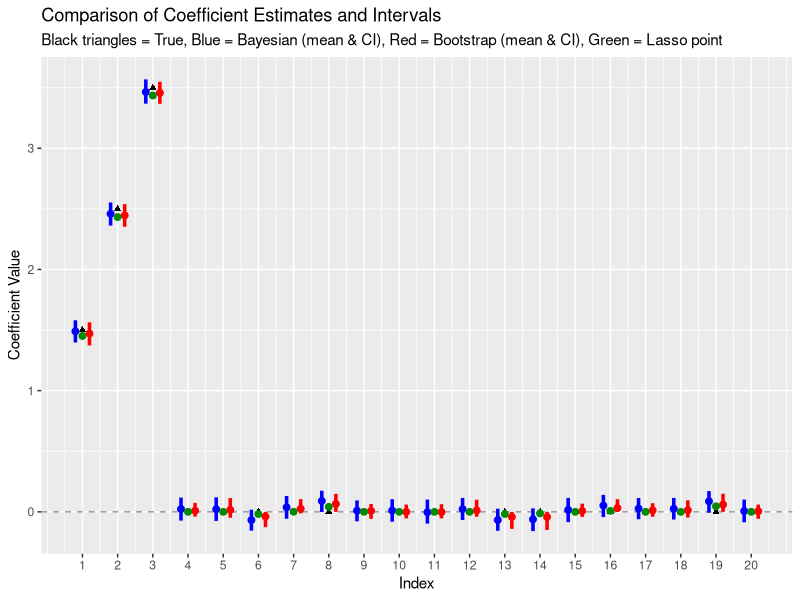
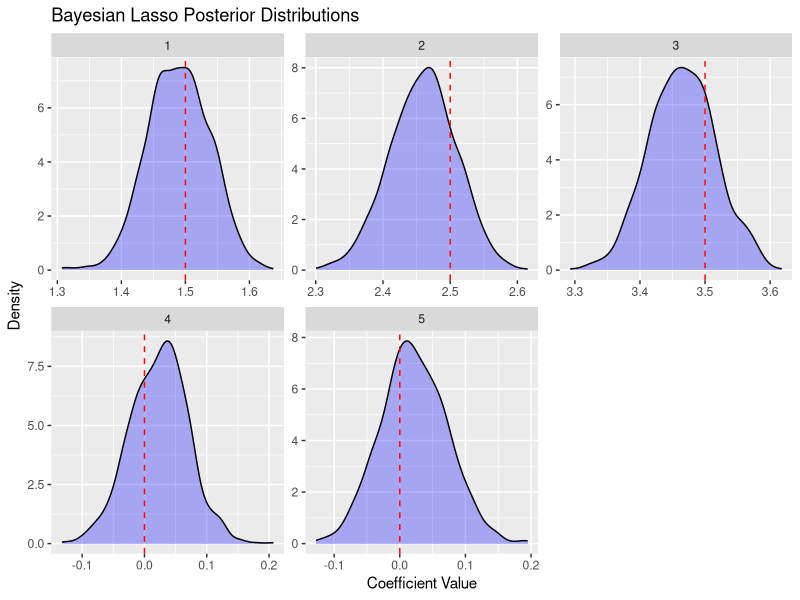
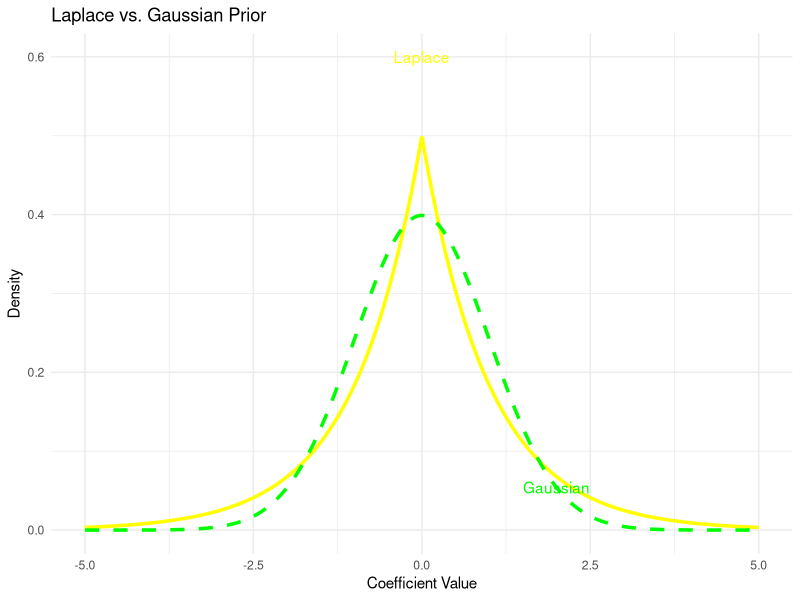

These figures' R source, in order:
## ---- chunk 1
knitr::opts_chunk$set(echo = FALSE, warning = FALSE, message = FALSE)
## ---- chunk 2
# Required packages
# install.packages("glmnet")
# install.packages("MASS")
# install.packages("ggplot2")

library(glmnet)
library(MASS)
library(ggplot2)

set.seed(123)

####################################
# 1. Simulate Sparse Data
####################################
n <- 500
p <- 20
X <- matrix(rnorm(n*p), n, p)
beta_true <- c(1.5, 2.5, 3.5, 0, 0, rep(0, p-5))
y <- X %*% beta_true + rnorm(n, sd=1) # sigma^2=1

####################################
# 2. Fit Frequentist Lasso
####################################
cvfit <- cv.glmnet(X, y, alpha = 1)
lambda_cv <- cvfit$lambda.min
lasso_fit <- glmnet(X, y, alpha=1, lambda = lambda_cv)
beta_lasso <- as.vector(coef(lasso_fit))[-1] # Remove intercept

cat("Frequentist Lasso Estimates:\n")
print(beta_lasso)

#####################################
# 3. Bootstrapping for Lasso Uncertainty
#####################################
B <- 200 # number of bootstrap replications
beta_boot <- matrix(0, nrow = B, ncol = p)

for (b in 1:B) {
  idx <- sample(1:n, n, replace = TRUE)
  Xb <- X[idx, , drop=FALSE]
  yb <- y[idx]
  cvfit_b <- cv.glmnet(Xb, yb, alpha=1)
  lambda_b <- cvfit_b$lambda.min
  fit_b <- glmnet(Xb, yb, alpha=1, lambda=lambda_b)
  beta_boot[b, ] <- as.vector(coef(fit_b))[-1]
}

boot_means <- colMeans(beta_boot)
boot_ci <- apply(beta_boot, 2, quantile, c(0.025, 0.975))

cat("\nBootstrapped Lasso Means and 95% Intervals:\n")
print(rbind(mean=boot_means, ci_lower=boot_ci[1,], ci_upper=boot_ci[2,]))

##########################################
# 4. Bayesian Lasso (Gibbs Sampler)
##########################################
rinvgaussian <- function(n, mu, lambda) {
  z <- numeric(n)
  for (i in 1:n) {
    u <- rnorm(1)^2
    x <- mu + (mu^2 * u)/(2*lambda) - (mu/(2*lambda))*sqrt(4*mu*lambda*u + mu^2*u^2)
    if (runif(1) <= mu/(mu+x)) {
      z[i] <- x
    } else {
      z[i] <- mu^2/x
    }
  }
  z
}

bayesian_lasso <- function(y, X, lambda = 1, a0 = 0.01, b0 = 0.01, 
                           n_iter = 10000, burn_in = 5000, thin = 5) {
  n <- length(y)
  p <- ncol(X)
  
  sigma2 <- 1
  beta <- rep(0, p)
  lambda_vec <- rep(1/lambda, p)
  
  XtX <- crossprod(X)
  XtY <- crossprod(X, y)
  
  keep <- seq(burn_in+1, n_iter, by=thin)
  beta_samples <- matrix(0, nrow = length(keep), ncol = p)
  sigma2_samples <- numeric(length(keep))
  
  idx <- 1
  for (iter in 1:n_iter) {
    # Update beta
    D_inv <- diag(1/lambda_vec, p, p)
    V_beta <- solve(XtX + D_inv)
    m_beta <- V_beta %*% XtY
    beta <- mvrnorm(1, mu = m_beta, Sigma = sigma2 * V_beta)
    
    # Update lambda_j
    for (j in 1:p) {
      mu_ig <- sqrt((lambda^2 * sigma2)/(beta[j]^2))
      lambda_vec[j] <- rinvgaussian(1, mu_ig, lambda^2)
    }
    
    # Update sigma^2
    resid <- y - X %*% beta
    shape <- a0 + (n+p)/2
    rate <- b0 + (crossprod(resid) + sum((beta^2)/lambda_vec))/2
    sigma2 <- 1 / rgamma(1, shape=shape, rate=rate)
    
    if (iter %in% keep) {
      beta_samples[idx,] <- beta
      sigma2_samples[idx] <- sigma2
      idx <- idx + 1
    }
  }
  
  list(beta = beta_samples, sigma2 = sigma2_samples,
       beta_mean = colMeans(beta_samples),
       beta_ci = apply(beta_samples, 2, quantile, c(0.025,0.975)),
       beta_samples_full = beta_samples)
}

bl_fit <- bayesian_lasso(y, X, lambda=1, a0=0.01, b0=0.01,
                         n_iter=10000, burn_in=5000, thin=5)

cat("\nBayesian Lasso Posterior Means and 95% Credible Intervals:\n")
print(rbind(mean=bl_fit$beta_mean, 
            ci_lower=bl_fit$beta_ci[1,], 
            ci_upper=bl_fit$beta_ci[2,]))

##########################
# 5. Performance Comparison
##########################

# Mean Squared Error of Estimates:
mse_lasso <- mean((beta_lasso - beta_true)^2)
mse_boot_mean <- mean((boot_means - beta_true)^2)
mse_bayes_mean <- mean((bl_fit$beta_mean - beta_true)^2)

cat("\nMSE of Estimates:\n")
cat("Lasso:", mse_lasso, "\n")
cat("Lasso (Bootstrap mean):", mse_boot_mean, "\n")
cat("Bayesian Lasso (Posterior mean):", mse_bayes_mean, "\n")

# Variable Selection Performance:
# True nonzero are at positions 1,2,5
# Count how often intervals exclude zero:
freq_selected <- sum(beta_lasso != 0)
bayes_zero_in_ci <- sapply(1:p, function(j) 0 >= bl_fit$beta_ci[1,j] & 0 <= bl_fit$beta_ci[2,j])
# This checks how many CIs cover zero vs Lasso exact zeros.

cat("\nVariable Selection (qualitative):\n")
cat("Lasso sets coefficients exactly to zero or not, Bayesian gives a probability.\n")
cat("Number of exact zeros (Lasso):", sum(beta_lasso == 0), "\n")
cat("Bayesian CI containing zero (count):", sum(bayes_zero_in_ci), 
    "out of", p, "coefficients\n")

##########################
# 6. Visualizations
##########################

df_compare <- data.frame(
  Index = 1:p,
  True = beta_true,
  Lasso = beta_lasso,
  BootMean = boot_means,
  BayesMean = bl_fit$beta_mean,
  BootLower = boot_ci[1,],
  BootUpper = boot_ci[2,],
  BayesLower = bl_fit$beta_ci[1,],
  BayesUpper = bl_fit$beta_ci[2,]
)

# Plotting comparisons of means and intervals
p_compare <- ggplot(df_compare, aes(x=Index)) +
  geom_hline(yintercept=0, linetype="dashed", color="grey60") +
  # True values
  geom_point(aes(y=True), shape=17, color="black", linewidth=3) +
  # Bayesian intervals and mean
  geom_segment(aes(y=BayesLower, yend=BayesUpper, x=Index-0.2, xend=Index-0.2), 
               color="blue", size=1.2) +
  geom_point(aes(y=BayesMean, x=Index-0.2), color="blue", size=2) +
  # Bootstrap intervals and mean
  geom_segment(aes(y=BootLower, yend=BootUpper, x=Index+0.2, xend=Index+0.2), 
               color="red", size=1.2) +
  geom_point(aes(y=BootMean, x=Index+0.2), color="red", size=2) +
  # Lasso point
  geom_point(aes(y=Lasso), color="green4", shape=19, size=2) +
  scale_x_continuous(breaks=1:p) +
  labs(title="Comparison of Coefficient Estimates and Intervals",
       subtitle="Black triangles = True, Blue = Bayesian (mean & CI), Red = Bootstrap (mean & CI), Green = Lasso point",
       y="Coefficient Value")

print(p_compare)

# Posterior distributions for Bayesian Lasso for a few coefficients
# Example: Coefficients 1,2,3,5


selected_coeffs <- c(1, 2, 3, 4, 5)
true_values <- beta_true[selected_coeffs]

# Create a data frame for true values
true_df <- data.frame(
  Coeff = factor(selected_coeffs, levels = selected_coeffs),
  TrueVal = true_values
)
post_df <- data.frame(
  BetaVal = as.vector(bl_fit$beta[, selected_coeffs]),
  Coeff = factor(rep(selected_coeffs, each = nrow(bl_fit$beta)))
)

p_posterior <- ggplot(post_df, aes(x = BetaVal)) +
  geom_density(fill = "blue", alpha = 0.3) +
  facet_wrap(~Coeff, scales = "free", nrow = 2) +
  geom_vline(data = true_df, aes(xintercept = TrueVal), 
             linetype = "dashed", color = "red") +
  labs(title = "Bayesian Lasso Posterior Distributions",
       x = "Coefficient Value", y = "Density")

print(p_posterior)
## ---- chunk 3
library(ggplot2)

laplace_pdf <- function(x, mu=0, b=1) (1/(2*b))*exp(-abs(x-mu)/b)
gaussian_pdf <- function(x, mu=0, sigma=1) (1/(sqrt(2*pi)*sigma))*exp(-(x-mu)^2/(2*sigma^2))

x <- seq(-5, 5, length.out=1000)
lap_df <- data.frame(x=x, pdf=laplace_pdf(x))
gauss_df <- data.frame(x=x, pdf=gaussian_pdf(x))

ggplot() +
  geom_line(data=lap_df, aes(x=x, y=pdf), color="yellow", linewidth=1.2) +
  geom_line(data=gauss_df, aes(x=x, y=pdf), color="green", linetype="dashed", linewidth=1.2) +
  theme_minimal() +
  labs(title="Laplace vs. Gaussian Prior",
       x="Coefficient Value",
       y="Density") +
  annotate("text", x=0, y=laplace_pdf(0)*1.2, label="Laplace", color="yellow") +
  annotate("text", x=2, y=gaussian_pdf(2), label="Gaussian", color="green")
